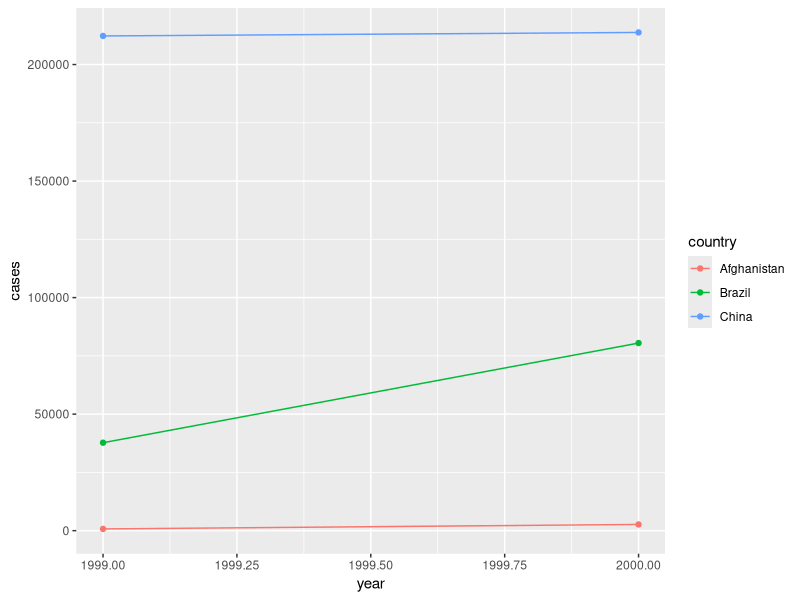

Reproduce this figure in R.
## ---- chunk 1
options(width=110)
knitr::opts_chunk$set(comment=NA, fig.align="center")
## ---- chunk 2
library(tidyr)
## ---- chunk 3
table1
table2
table3
table4a
table4b
## ---- chunk 4
library(dplyr)

# compute rate per 10000
table1 %>% 
    mutate(rate=cases / population * 10000)

# compute cases per year
table1 %>% 
    count(year, wt=cases)

# plot changes over time
library(ggplot2)

ggplot(data=table1, mapping=aes(x=year, y=cases, color=country)) +
    geom_line() +
    geom_point()
## ---- chunk 5
table4a
## ---- chunk 6
tidy4a <- table4a %>% 
    pivot_longer(c(`1999`, `2000`), names_to="year", values_to="cases")
tidy4a
## ---- chunk 7
tidy4b <- table4b %>% 
    pivot_longer(c(`1999`, `2000`), names_to="year", values_to="population")
tidy4b
## ---- chunk 8
left_join(tidy4a, tidy4b)
## ---- chunk 9
table2
## ---- chunk 10
table2 %>% 
    pivot_wider(names_from=type, values_from=count)
